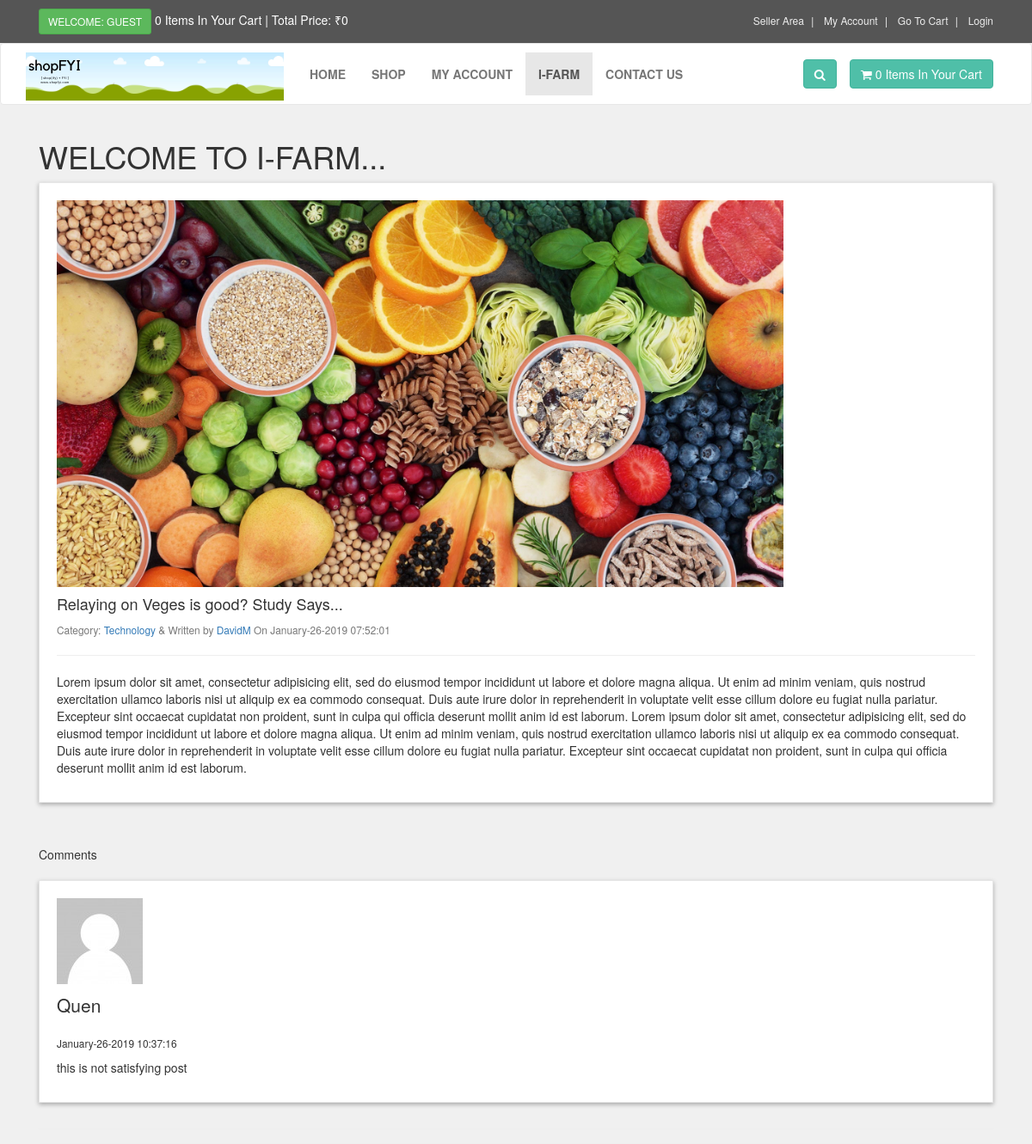
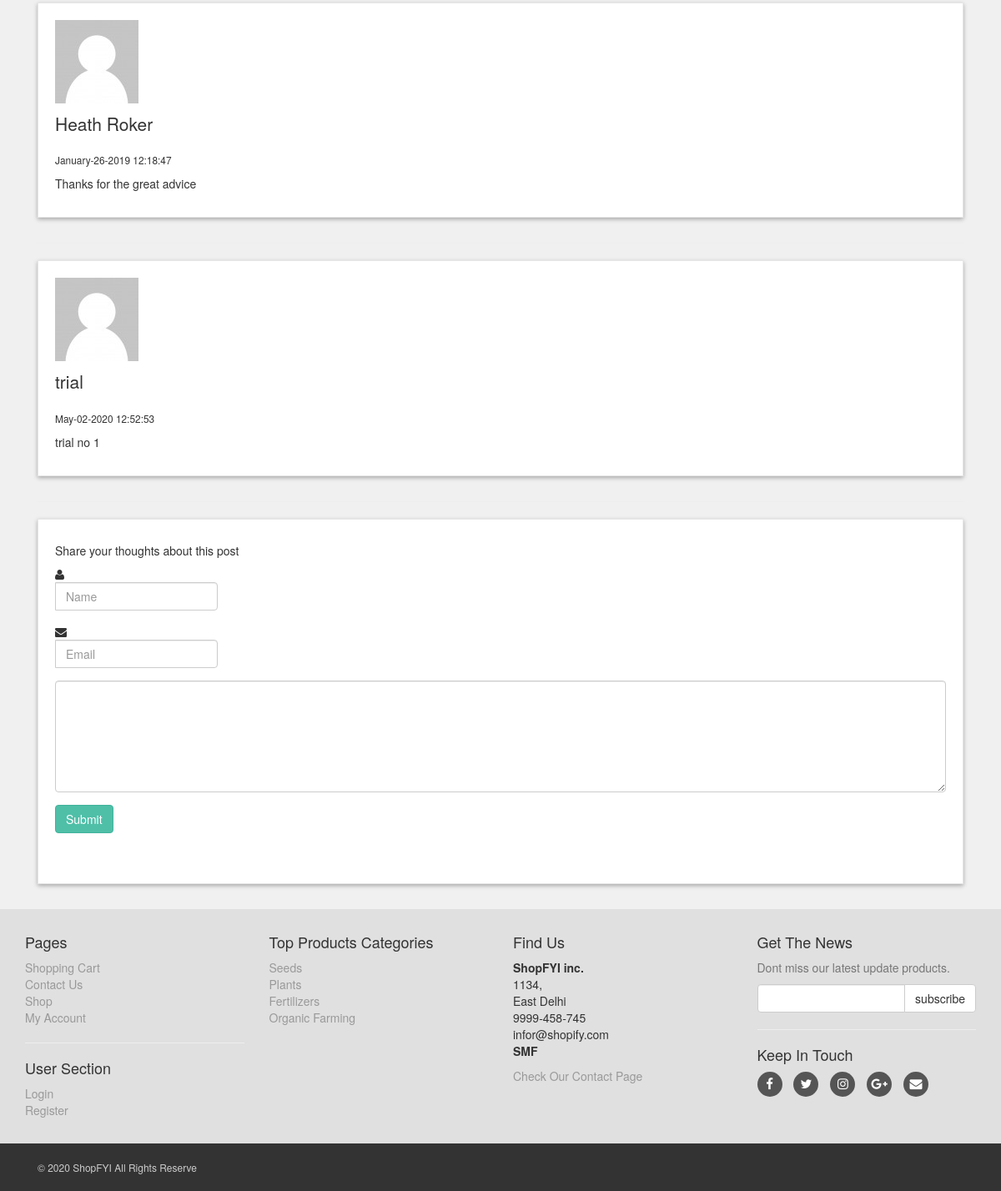
Page /blog/FullPost.php?id=52 on the committed database (2 pictures, top to bottom).
### tables this page shows
CREATE TABLE `posts` (
  `id` int(10) NOT NULL,
  `datetime` varchar(50) NOT NULL,
  `title` varchar(300) NOT NULL,
  `category` varchar(50) NOT NULL,
  `author` varchar(50) NOT NULL,
  `image` varchar(50) NOT NULL,
  `post` varchar(10000) NOT NULL
);

CREATE TABLE `comments` (
  `id` int(10) NOT NULL,
  `datetime` varchar(50) NOT NULL,
  `name` varchar(50) NOT NULL,
  `email` varchar(60) NOT NULL,
  `comment` varchar(500) NOT NULL,
  `approvedby` varchar(50) NOT NULL,
  `status` varchar(3) NOT NULL,
  `post_id` int(10) NOT NULL
);

CREATE TABLE `product_categories` (
  `p_cat_id` int(10) NOT NULL,
  `p_cat_title` text NOT NULL,
  `p_cat_top` text NOT NULL,
  `p_cat_image` text NOT NULL
);

### blog/FullPost.php (the view, shortened to what this page needs)
    <?php
    include("Includes/header.php");
    include("Includes/Functions.php");
?>
    <div class="container">
      <div class="same-height-row">
        <div class="col-sm-12 ">
          <h1>WELCOME TO I-FARM...</h1>
          <?php
          global $ConnectingDB;
          if(isset($_GET["SearchButton"])){
            $Search = $_GET["Search"];
            $sql = "SELECT * FROM posts
            WHERE datetime LIKE :search
            OR title LIKE :search
            OR category LIKE :search
            OR post LIKE :search";
            $stmt = $ConnectingDB->prepare($sql);
            $stmt->bindValue(':search','%'.$Search.'%');
            $stmt->execute();
          }
          else{
            $PostIdFromURL = $_GET["id"];
            $sql  = "SELECT * FROM posts  WHERE id= '$PostIdFromURL'";
            $stmt =mysqli_query($ConnectingDB,$sql);
          }
          while ($DataRows = $stmt->fetch_array()) {
            $PostId          = $DataRows["id"];
            $DateTime        = $DataRows["datetime"];
            $PostTitle       = $DataRows["title"];
            $Category        = $DataRows["category"];
            $Admin           = $DataRows["author"];
            $Image           = $DataRows["image"];
            $PostDescription = $DataRows["post"];
          ?>
          <div class="box">
          <div class="card">
            <img src="Uploads/<?php echo htmlentities($Image); ?>" style="max-height:450px;" class="img-fluid card-img-top" />
            <div class="card-body">
              <h4 class="card-title"><?php echo htmlentities($PostTitle); ?></h4>
              <small class="text-muted">Category: <span class="text-dark"> <a href="ifarm.php?category=<?php echo htmlentities($Category); ?>"> <?php echo htmlentities($Category); ?> </a></span> & Written by <span class="text-dark"> <a href="Profile.php?username=<?php echo htmlentities($Admin); ?>"> <?php echo htmlentities($Admin); ?></a></span> On <span class="text-dark"><?php echo htmlentities($DateTime); ?></span></small>
            <hr>
              <p class="card-text">
                <?php echo nl2br($PostDescription); ?></p>
            </div>
          </div>
          </div>
          <br>
          <?php   } ?>
          <span class="FieldInfo">Comments</span>
          <br><br>
        <?php
        global $ConnectingDB;
        $sql  = "SELECT * FROM comments
         WHERE post_id='$PostId' AND status='ON'";
        $stmt =$ConnectingDB->query($sql);
        while ($DataRows = $stmt->fetch_array()) {
          $CommentDate   = $DataRows['datetime'];
          $CommenterName = $DataRows['name'];
          $CommentContent= $DataRows['comment'];
        ?>
  <div>
   <div class="box same-height">
    <div class="media CommentBlock">
      <img class="d-block img-fluid align-self-start" src="images/comment.png" alt="">
      <div class="media-body ml-2">
        <h6 class="lead"><?php echo $CommenterName; ?></h6>
        <p class="small"><?php echo $CommentDate; ?></p>
        <p><?php echo $CommentContent; ?></p>
      </div>
    </div>
  </div>
  </div>
  <hr>
  <?php } ?>
          <div class="box same-height">
            <form class="" action="FullPost.php?id=<?php echo $PostId ?>" method="post">
              <div class="card mb-3">
                <div class="card-header">
                  <h5 class="FieldInfo">Share your thoughts about this post</h5>
                </div>
                <div class="card-body">
                  <div class="form-group">
                    <div class="input-group">
                      <div class="input-group-prepend">
                        <span class="input-group-text"><i class="fa fa-user"></i></span>
                      </div>
                    <input class="form-control" type="text" name="CommenterName" placeholder="Name" value="">
                    </div>
                  </div>
                  <div class="form-group">
                    <div class="input-group">
                      <div class="input-group-prepend">
                        <span class="input-group-text"><i class="fa fa-envelope"></i></span>
                      </div>
                    <input class="form-control" type="text" name="CommenterEmail" placeholder="Email" value="">
                    </div>
                  </div>
                  <div class="form-group">
                    <textarea name="CommenterThoughts" class="form-control" rows="6" cols="80"></textarea>
                  </div>
                  <div class="">
                    <button type="submit" name="Submit" class="btn btn-primary">Submit</button>
                  </div>
                </div>
              </div>
              <br><br>
            </form>
          </div>
        </div>
      </div>
    </div>
<?php
    include("Includes/footer.php");
    ?>
</body>
</html>

### blog/Includes/footer.php (shortened to what this page needs)
<div id="footer">
    <div class="container">
        <div class="row">
            <div class="col-sm-6 col-md-3">
               <h4>Pages</h4>
                <ul>
                    <li><a href="../cart.php">Shopping Cart</a></li>
                    <li><a href="../contact.php">Contact Us</a></li>
                    <li><a href="../shop.php">Shop</a></li>
                    <li><a href="../customer/my_account.php">My Account</a></li>
                </ul>
                <hr>
                <h4>User Section</h4>
                <ul>
                           <?php
                           if(!isset($_SESSION['customer_email'])){
                               echo"<a href='../checkout.php'>Login</a>";
                           }else{
                              echo"<a href='../customer/my_account.php?my_orders'>My Account</a>";
                           }
                           ?>
                    <li><a href="../customer_register.php">Register</a></li>
                </ul>
            </div>
            <div class="com-sm-6 col-md-3">
                <h4>Top Products Categories</h4>
                <ul>
                    <?php
                        $get_p_cats = "select * from product_categories";
                        $run_p_cats = mysqli_query($con,$get_p_cats);
                        while($row_p_cats=mysqli_fetch_array($run_p_cats)){
                            $p_cat_id = $row_p_cats['p_cat_id'];
                            $p_cat_title = $row_p_cats['p_cat_title'];
                            echo "
                                <li>
                                    <a href='../shop.php?p_cat=$p_cat_id'>
                                        $p_cat_title
                                    </a>
                                </li>
                            ";
                        }
                    ?>
                </ul>
            </div>
            <div class="col-sm-6 col-md-3">
                <h4>Find Us</h4>
                <p>
                    <strong>ShopFYI inc.</strong>
                    <br/>1134,
                    <br/>East Delhi
                    <br/>9999-458-745
                    <br/>infor@shopify.com
                    <br/><strong>SMF</strong>
                </p>
                <a href="../contact.php">Check Our Contact Page</a>
            </div>
            <div class="col-sm-6 col-md-3">
                <h4>Get The News</h4>
                <p class="text-muted">
                    Dont miss our latest update products.
                </p>
                <form action="https://feedburner.google.com/fb/a/mailverify" method="post" target="popupwindow" onsubmit="window.open('https://feedburner.google.com/fb/a/mailverify?uri=M-devMedia', 'popupwindow', 'scrollbars=yes,width=550,height=520');return true" method="post">
                    <div class="input-group">
                        <input type="text" class="form-control" name="email">
                        <span class="input-group-btn">
                            <input type="submit" value="subscribe" class="btn btn-default">
                        </span>
                    </div>
                </form>
                <hr>
                <h4>Keep In Touch</h4>
                <p class="social">
                    <a href="#" class="fa fa-facebook"></a>
                    <a href="#" class="fa fa-twitter"></a>
                    <a href="#" class="fa fa-instagram"></a>
                    <a href="#" class="fa fa-google-plus"></a>
                    <a href="#" class="fa fa-envelope"></a>
                </p>
            </div>
        </div>
    </div>
</div>
<div id="copyright">
    <div class="container">
        <div class="col-md-6">
            <p class="pull-left">&copy; 2020 ShopFYI All Rights Reserve</p>
        </div>
    </div>
</div>

### blog/styles/style.css (style rules this page uses)
body { font-size: 14px; line-height: 1.42857143; color: #333333; background: #f0f0f0; overflow-x: hidden; }
.btn-primary { color: rgb(255, 255, 255); background: rgb(79, 191, 168); border-color: rgb(65, 179, 156); }
.box { background: #ffffff; margin: 0 0 30px; border: solid 1px #e6e6e6; box-sizing: border-box; padding: 20px; box-shadow: 0px 2px 5px rgba(0, 0, 0, .3); }
#footer { background: #e0e0e0; padding: 20px 0; }
#footer a { color: #999999; padding: 0; text-decoration: none; }
#footer ul { list-style: none; padding-left: 0px; }
#footer .social { text-align: left; }
#footer .social a { margin: 0px 10px 0px 0px; display: inline-block; color: #ffffff; width: 30px; height: 30px; border-radius: 15px; line-height: 30px; font-size: 15px; text-align: center; vertical-align: bottom; background: #555555; text-decoration: none; }
#copyright { background: #333333; color: #cccccc; padding: 20px 0px; font-size: 12px; }
#copyright p { margin: 0px; }

### rows in the picture
posts: image (picture), title "Relaying on Veges is good? Study Says...", category "Technology", author "DavidM", datetime "January-26-2019 07:52:01", post "Lorem ipsum dolor sit amet, consectetur adipisicing elit, sed do eiusmod tempor incididunt ut labore et dolore magna aliqua. Ut enim ad minim veniam, quis nostrud exercitation ullamco laboris nisi ut aliquip ex ea commodo consequat. Duis aute irure dolor in reprehenderit in voluptate velit esse cillum dolore eu fugiat nulla pariatur. Excepteur sint occaecat cupidatat non proident, sunt in culpa qui officia deserunt mollit anim id est laborum. Lorem ipsum dolor sit amet, consectetur adipisicing elit, sed do eiusmod tempor incididunt ut labore et dolore magna aliqua. Ut enim ad minim veniam, quis nostrud exercitation ullamco laboris nisi ut aliquip ex ea commodo consequat. Duis aute irure…"
comments: name "Quen", datetime "January-26-2019 10:37:16", comment "this is not satisfying post"
comments: name "Heath Roker", datetime "January-26-2019 12:18:47", comment "Thanks for the great advice"
comments: name "trial", datetime "May-02-2020 12:52:53", comment "trial no 1"
product_categories: p_cat_title "Seeds"
product_categories: p_cat_title "Plants"
product_categories: p_cat_title "Fertilizers"
product_categories: p_cat_title "Organic Farming"

### other values in the picture
$count_items "0 0"
$total "0"
